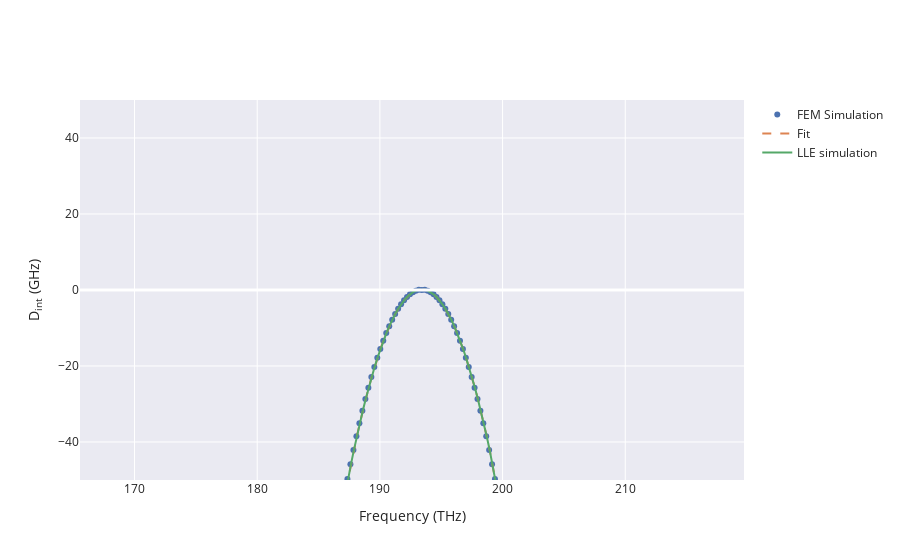

Source (notebook cell):
### Code cell
fig = solverp3.Analyze(plot=True)
fig.update_yaxes(range = [-50, 50], title = 'D<sub>int</sub> (GHz)')
fig.show()

### Figure 1 — Plotly figure (JSON) as saved in the notebook; plotly's stock layout.template omitted (floating-point values rounded to 4 significant figures; data arrays with more than 128 entries replaced by an {"elided": "..."} marker saying what was removed)
{"data": [{"legendgroup": "Pump #0", "mode": "markers", "name": "FEM Simulation", "type": "scatter", "uid": "6df8c4b4-f31d-41ff-b3ed-6e37492deb50", "x": {"elided": "201 float values"}, "y": {"elided": "201 float values"}}, {"legendgroup": "Pump #0", "line": {"dash": "dash", "width": 2}, "name": "Fit", "type": "scatter", "uid": "1eb7dbe3-1e36-4023-a0f3-cd30ac297502", "x": {"elided": "201 float values"}, "y": {"elided": "201 float values"}}, {"legendgroup": "Pump #0", "mode": "lines", "name": "LLE simulation", "type": "scatter", "uid": "233db14d-ebe7-4343-b26f-09a23c1fd29e", "x": [181.4, 181.6, 181.9, 182.1, 182.4, 182.6, 182.8, 183.1, 183.3, 183.6, 183.8, 184.0, 184.3, 184.5, 184.8, 185.0, 185.2, 185.5, 185.7, 186.0, 186.2, 186.4, 186.7, 186.9, 187.2, 187.4, 187.6, 187.9, 188.1, 188.4, 188.6, 188.8, 189.1, 189.3, 189.6, 189.8, 190.0, 190.3, 190.5, 190.8, 191.0, 191.2, 191.5, 191.7, 192.0, 192.2, 192.5, 192.7, 192.9, 193.2, 193.4, 193.7, 193.9, 194.1, 194.4, 194.6, 194.9, 195.1, 195.3, 195.6, 195.8, 196.1, 196.3, 196.5, 196.8, 197.0, 197.3, 197.5, 197.7, 198.0, 198.2, 198.5, 198.7, 198.9, 199.2, 199.4, 199.7, 199.9, 200.1, 200.4, 200.6, 200.9, 201.1, 201.4, 201.6, 201.8, 202.1, 202.3, 202.6, 202.8, 203.0, 203.3, 203.5, 203.8, 204.0, 204.2, 204.5, 204.7, 205.0, 205.2, 205.4], "y": [-199.5, -191.5, -183.8, -176.2, -168.8, -161.5, -154.4, -147.5, -140.7, -134.1, -127.6, -121.3, -115.1, -109.2, -103.3, -97.65, -92.15, -86.8, -81.61, -76.58, -71.71, -67.0, -62.44, -58.05, -53.82, -49.75, -45.84, -42.09, -38.49, -35.06, -31.79, -28.67, -25.72, -22.92, -20.29, -17.81, -15.5, -13.34, -11.35, -9.511, -7.834, -6.317, -4.96, -3.762, -2.724, -1.846, -1.127, -0.5686, -0.1694, 0.07016, -9.486e-18, 0.07016, -0.1694, -0.5686, -1.127, -1.846, -2.724, -3.762, -4.96, -6.317, -7.834, -9.511, -11.35, -13.34, -15.5, -17.81, -20.29, -22.92, -25.72, -28.67, -31.79, -35.06, -38.49, -42.09, -45.84, -49.75, -53.82, -58.05, -62.44, -67.0, -71.71, -76.58, -81.61, -86.8, -92.15, -97.65, -103.3, -109.2, -115.1, -121.3, -127.6, -134.1, -140.7, -147.5, -154.4, -161.5, -168.8, -176.2, -183.8, -191.5, -199.4]}], "layout": {"shapes": [{"line": {"color": "white", "width": 3}, "opacity": 1, "type": "line", "x0": 0, "x1": 1, "xref": "x domain", "y0": 0, "y1": 0, "yref": "y"}], "xaxis": {"title": {"text": "Frequency (THz)"}}, "yaxis": {"range": [-50, 50], "title": {"text": "D<sub>int</sub> (GHz)"}}}}
